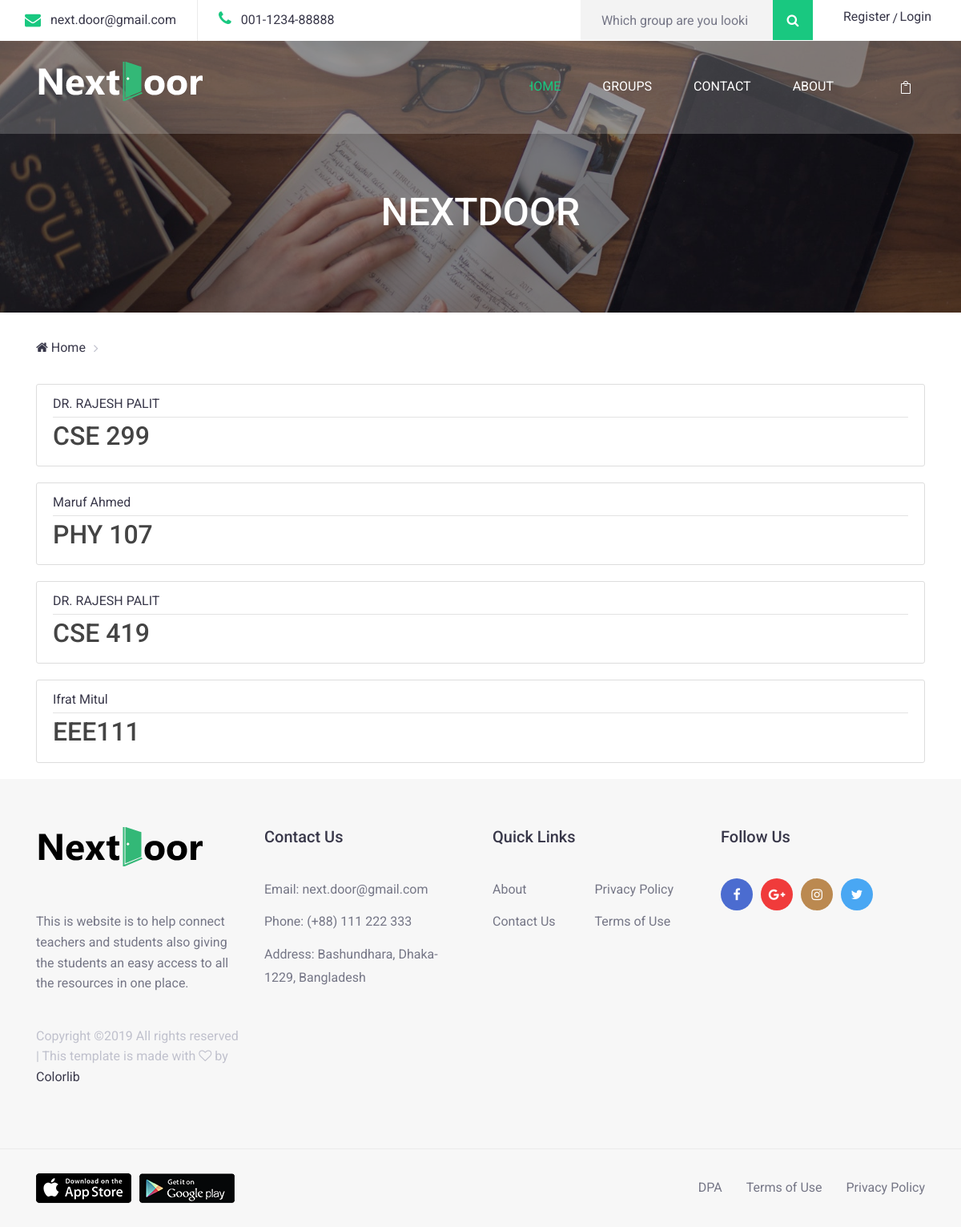
Page /group_list/ on the committed database.
### NextDoor/models.py (models this page shows, shortened)
class Group(models.Model):
    course_name = models.CharField(max_length=100)
    course_description = models.TextField()
    password = models.CharField(max_length=100)
    owner = models.ForeignKey(User, on_delete= models.CASCADE)

### NextDoor/views.py (the view)
# urls.py: path('group_list/',group_list.as_view(), name='group_list'),
class group_list(ListView):
    model = Group
    template_name = 'NextDoor/group_list.html'  # <app>/<model>_<viewtype>.html
    context_object_name = 'group'

### NextDoor/templates/NextDoor/group_list.html
{% extends "NextDoor/base.html" %}
{% block content %}
    {% for groups in group %}
        <article class="media content-section">
          <div class="media-body">
            <div class="article-metadata">
              <a class="mr-2" href="#">{{ groups.owner.get_full_name }}</a>
            </div>
            {% if user.is_authenticated %}
              {% if user == groups.owner %}
              <h2><a class="article-title" href="{% url 'group' groups.id %}">{{ groups.course_name }}</a></h2>
              {% else %}
              <h2><a class="article-title" href="{% url 'enter_pass' groups.id %}">{{ groups.course_name }}</a></h2>
              {% endif %}
            {% else %}
              <h2><a class="article-title" href="{% url 'enter_pass' groups.id %}">{{ groups.course_name }}</a></h2>
            {% endif %}
          </div>
        </article>
    {% endfor %}
{% endblock content %}

### NextDoor/templates/NextDoor/base.html (shortened to what this page needs)
{% load static %}
<!DOCTYPE html>
<html lang="en">
<head>
    <link rel = "stylesheet" type = "text/css" href = "{% static 'main.css'%}">
    <link rel="stylesheet" href="{% static 'css/bootstrap.min.css' %}">
    <link rel="stylesheet" href="{% static 'css/font-awesome.min.css' %}">
    <link rel="stylesheet" href="{% static 'css/elegant-fonts.css' %}">
    <link rel="stylesheet" href="{% static 'css/themify-icons.css' %}">
    <link rel="stylesheet" href="{% static 'css/swiper.min.css' %}">
    <link rel="stylesheet" href="{% static 'style.css' %}">
</head>
<body class="contact-page">
    <div class="page-header">
        <header class="site-header">
            <div class="top-header-bar">
                <div class="container-fluid">
                    <div class="row">
                        <div class="col-12 col-lg-6 d-none d-md-flex flex-wrap justify-content-center justify-content-lg-start mb-3 mb-lg-0">
                            <div class="header-bar-email d-flex align-items-center">
                                <i class="fa fa-envelope"></i><a href="#">next.door@gmail.com</a>
                            </div>
                            <div class="header-bar-text lg-flex align-items-center">
                                <p><i class="fa fa-phone"></i>001-1234-88888 </p>
                            </div>
                        </div>
                        <div class="col-12 col-lg-6 d-flex flex-wrap justify-content-center justify-content-lg-end align-items-center">
                            <div class="header-bar-search">
                                <form class="flex align-items-stretch">
                                    <input type="search" placeholder="Which group are you looking for?">
                                    <button type="submit" value="" class="flex justify-content-center align-items-center"><i class="fa fa-search"></i></button>
                                </form>
                            </div>
                            <div class="header-bar-menu">
                                <ul class="flex justify-content-center align-items-center py-2 pt-md-0">
                                        {% if user.is_authenticated %}
                                            <li><a href="{% url 'logout' %}">Logout</a></li>
                                            <li><a href="{% url 'profile' %}">Profile</a></li>
                                        {% else %}
                                            <li><a href="{% url 'register' %}">Register</a></li>
                                            <li><a href="{% url 'login' %}">Login</a></li>
                                        {% endif%}
                                </ul>
                            </div>
                        </div>
                    </div>
                </div>
            </div>
            <div class="nav-bar">
                <div class="container">
                    <div class="row">
                        <div class="col-9 col-lg-3">
                            <div class="site-branding">
                                <h1 class="site-title"><a href="{% url 'home' %}" rel="home"><img src="{% static 'images/headnd.png' %}" alt=""></a></h1>
                            </div>
                        </div>
                        <div class="col-3 col-lg-9 flex justify-content-end align-content-center">
                            <nav class="site-navigation flex justify-content-end align-items-center">
                                <ul class="flex flex-column flex-lg-row justify-content-lg-end align-content-center">
                                    <li class="current-menu-item"><a href="{% url 'home' %}">Home</a></li>
                                    <li><a href="{% url 'group_list' %}">Groups</a></li>
                                    <li><a href="{% url 'contact' %}">Contact</a></li>
                                    <li><a href="{% url 'about' %}">About</a></li>
                                </ul>
                                <div class="header-bar-cart">
                                    <a href="#" class="flex justify-content-center align-items-center"><span aria-hidden="true" class="icon_bag_alt"></span></a>
                                </div>
                            </nav>
                        </div>
                    </div>
                </div>
            </div>
        </header>
        <div class="page-header-overlay">
            <div class="container">
                <div class="row">
                    <div class="col-12">
                        <header class="entry-header">
                            <h1 class="text-uppercase">
                                {% if title %}
                                    {{title}}
                                {% else %}
                                    NextDoor
                                {% endif %}
                            </h1>
                        </header>
                    </div>
                </div>
            </div>
        </div>
    </div>
    <div class="container">
        <div class="row">
                <div class="col-12">
                    <div class="breadcrumbs">
                        <ul class="flex flex-wrap align-items-center p-0 m-0">
                            <li><a href="{% url 'home' %}"><i class="fa fa-home"></i> Home</a></li>
                        </ul>
                    </div>
                </div>
            </div>
        {% block content %}{% endblock %}
    </div>
    <footer class="site-footer">
        <div class="footer-widgets">
            <div class="container">
                <div class="row">
                    <div class="col-12 col-md-6 col-lg-3">
                        <div class="foot-about">
                            <a class="foot-logo" href="#"><img src="{% static 'images/footnd2.png' %}" alt=""></a>
                            <p>This is website is to help connect teachers and students also giving the students an easy access to all the resources in one place.</p>
                            <p class="footer-copyright">
Copyright &copy;<script>document.write(new Date().getFullYear());</script> All rights reserved | This template is made with <i class="fa fa-heart-o" aria-hidden="true"></i> by <a href="https://colorlib.com" target="_blank">Colorlib</a>
</p>
                        </div>
                    </div>
                    <div class="col-12 col-md-6 col-lg-3 mt-5 mt-md-0">
                        <div class="foot-contact">
                            <h2>Contact Us</h2>
                            <ul>
                                <li>Email: next.door@gmail.com</li>
                                <li>Phone: (+88) 111 222 333</li>
                                <li>Address: Bashundhara, Dhaka-1229, Bangladesh</li>
                            </ul>
                        </div>
                    </div>
                    <div class="col-12 col-md-6 col-lg-3 mt-5 mt-lg-0">
                        <div class="quick-links flex flex-wrap">
                            <h2 class="w-100">Quick Links</h2>
                            <ul class="w-50">
                                <li><a href="{% url 'about' %}">About </a></li>
                                <li><a href="{% url 'contact' %}">Contact Us</a></li>
                            </ul>
                            <ul class="w-50">
                                <li><a href="#">Privacy Policy</a></li>
                                <li><a href="#">Terms of Use</a></li>
                            </ul>
                        </div>
                    </div>
                    <div class="col-12 col-md-6 col-lg-3 mt-5 mt-lg-0">
                        <div class="follow-us">
                            <h2>Follow Us</h2>
                            <ul class="follow-us flex flex-wrap align-items-center">
                                <li><a href="#"><i class="fa fa-facebook"></i></a></li>
                                <li><a href="#"><i class="fa fa-google-plus"></i></a></li>
                                <li><a href="#"><i class="fa fa-instagram"></i></a></li>
                                <li><a href="#"><i class="fa fa-twitter"></i></a></li>
                            </ul>
                        </div>
                    </div>
                </div>
            </div>
        </div>
        <div class="footer-bar">
            <div class="container">
                <div class="row flex-wrap justify-content-center justify-content-lg-between align-items-center">
                    <div class="col-12 col-lg-6">
                        <div class="download-apps flex flex-wrap justify-content-center justify-content-lg-start align-items-center">
                            <a href="#"><img src="{% static 'images/app-store.png' %}" alt=""></a>
                            <a href="#"><img src="{% static 'images/play-store.png' %}" alt=""></a>
                        </div>
                    </div>
                    <div class="col-12 col-lg-6 mt-4 mt-lg-0">
                        <div class="footer-bar-nav">
                            <ul class="flex flex-wrap justify-content-center justify-content-lg-end align-items-center">
                                <li><a href="#">DPA</a></li>
                                <li><a href="#">Terms of Use</a></li>
                                <li><a href="#">Privacy Policy</a></li>
                            </ul>
                        </div>
                    </div>
                </div>
            </div>
        </div>
    </footer>
</body>
</html>

### NextDoor/static/main.css (style rules this page uses)
body { background: #fafafa; color: #333333; margin-top: 5rem; }
h1, h2, h3, h4, h5, h6 { color: #444444; }
ul { margin: 0; }
.content-section { background: #ffffff; padding: 10px 20px; border: 1px solid #dddddd; border-radius: 3px; margin-bottom: 20px; }
.article-title { color: #444444; }
.article-metadata { padding-bottom: 1px; margin-bottom: 4px; border-bottom: 1px solid #e3e3e3 }

### rows in the picture
Group: owner.get_full_name "DR. RAJESH PALIT", course_name "CSE 299"
Group: owner.get_full_name "Maruf Ahmed", course_name "PHY 107"
Group: owner.get_full_name "DR. RAJESH PALIT", course_name "CSE 419"
Group: owner.get_full_name "Ifrat Mitul", course_name "EEE111"
